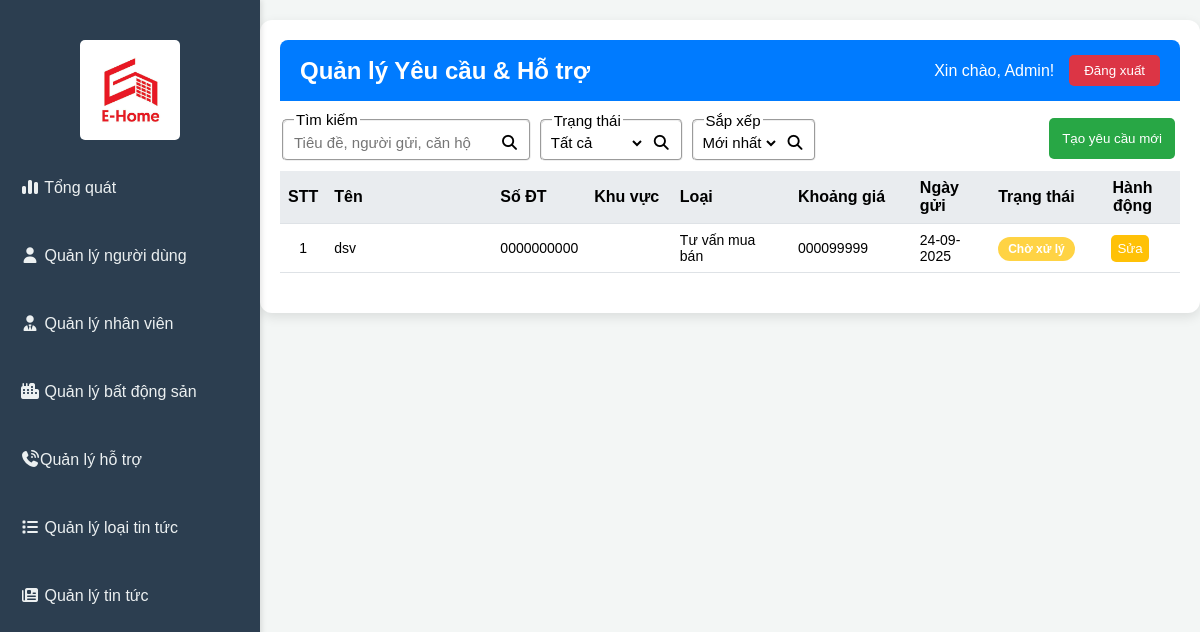
The page /admin/index.php?act=contact on the database as committed earlier.
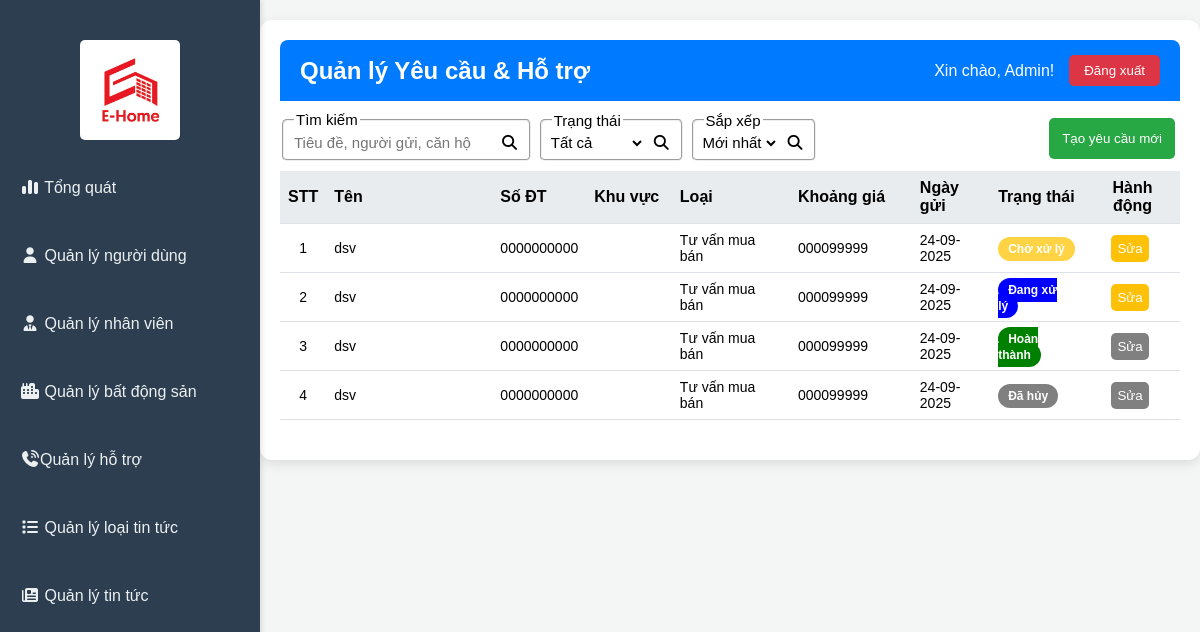
The same page on the database as committed later.
### tables this page shows
CREATE TABLE `contact_requests` (
  `id` int(11) NOT NULL,
  `userId` int(11) DEFAULT NULL,
  `brokerId` int(11) NOT NULL,
  `name` varchar(255) NOT NULL,
  `phone` varchar(20) NOT NULL,
  `message` text DEFAULT NULL,
  `location` varchar(255) NOT NULL,
  `subject` varchar(255) NOT NULL,
  `price` varchar(255) NOT NULL DEFAULT '0',
  `note` text NOT NULL,
  `status` enum('pending','inProgress','completed','canceled') DEFAULT 'pending',
  `createdAt` timestamp NOT NULL DEFAULT current_timestamp(),
  `updatedAt` timestamp NOT NULL DEFAULT current_timestamp() ON UPDATE current_timestamp()
);

### admin/controllers/contactController/index.php (called while the page is built, shortened)
<?php
$limit = 10;
$current_page = isset($_GET['page']) ? $_GET['page'] : 1;
$start = ($current_page - 1) * $limit;
if($_SESSION['status-contact'] === 'all'){
    $sql_list = "SELECT cr.*, l.name AS location_name FROM `contact_requests` cr LEFT JOIN `location` l ON `cr`.`location` = `l`.`id` WHERE `cr`.`phone` LIKE '%" . $_SESSION['search-contact'] . "%' ORDER BY `cr`.`createdAt` " . $_SESSION['sort-contact'] . " LIMIT $start, $limit";
} else if($_SESSION['status-contact'] !== "all"){
    $sql_list = "SELECT cr.*, l.name AS location_name FROM `contact_requests` cr LEFT JOIN `location` l ON `cr`.`location` = `l`.`id` WHERE `cr`.`phone` LIKE '%" . $_SESSION['search-contact'] . "%' AND `cr`.`status` = '" . $_SESSION['status-contact'] . "' ORDER BY `cr`.`createdAt` " . $_SESSION['sort-contact'] . " LIMIT $start, $limit";
}
$listContactResult = mysqli_query($conn, $sql_list);
if ($listContactResult) {
  $listContact = mysqli_fetch_all($listContactResult, MYSQLI_ASSOC);
} else {
   error('Lấy thông tin yêu cầu thất bại!', 'index.php?act=contact&page=' . $current_page);
}
include "./views/page/contact.php";
return;

### admin/index.php (called while the page is built, shortened)
<?php
    include "views/header.php";
    include "controllers/adminController.php";
    include "views/footer.php"
?>

### admin/views/page/contact.php (the view, shortened to what the changed rows need)
<div class="main-content">
    <header class="top-header">
        <h2>Quản lý Yêu cầu & Hỗ trợ</h2>
    </header>
    <div class="content-area">
        <div class="data-table">
            <table>
                <thead>
                    <tr>
                        <th style="width: 1%; text-align: center;">STT</th>
                        <th style="width: 20%">Tên</th>
                        <th style="width: 10%">Số ĐT</th>
                        <th style="width: 10%">Khu vực</th>
                        <th style="width: 14%">Loại</th>
                        <th style="width: 14%">Khoảng giá</th>
                        <th style="width: 9%">Ngày gửi</th>
                        <th style="width: 11%">Trạng thái</th>
                        <th style="width: 11%; text-align: center;">Hành động</th>
                    </tr>
                </thead>
                <tbody>
                    <?php
                    $stt = 1;
                    foreach ($listContact as $key => $value) {
                        $statusText = '';
                        $statusClass = '';
                        switch ($value["status"]) {
                            case 'pending':
                                $statusText = 'Chờ xử lý';
                                $statusClass = 'pending';
                                break;
                            case 'inProgress':
                                $statusText = 'Đang xử lý';
                                $statusClass = 'inProgress';
                                break;
                            case 'completed':
                                $statusText = 'Hoàn thành';
                                $statusClass = 'completed';
                                break;
                            case 'canceled':
                                $statusText = 'Đã hủy';
                                $statusClass = 'canceled';
                                break;
                        }
                    ?>
                        <tr data-contact-id="<?= $value["id"] ?>"
                            data-name="<?= htmlspecialchars($value["name"]) ?>"
                            data-phone="<?= $value["phone"] ?>"
                            data-email="<?= htmlspecialchars($value["email"] ?? '') ?>"
                            data-subject="<?= htmlspecialchars($value["subject"]) ?>"
                            data-description="<?= htmlspecialchars($value["description"] ?? '') ?>"
                            data-price="<?= htmlspecialchars($value["price"]) ?>"
                            data-status="<?= $value["status"] ?>"
                            data-broker-id="<?= $value["brokerId"] ?? '' ?>">
                            <td data-label="STT" style="text-align: center;"><?= $stt ?></td>
                            <td data-label="Tên"><?= $value["name"] ?></td>
                            <td data-label="Số ĐT"><?= $value["phone"] ?></td>
                            <td data-label="Khu vực"><?= $value["location_name"] ?></td>
                            <td data-label="Loại"><?= $value["subject"] ?></td>
                            <td data-label="Khoảng giá"><?= $value["price"] ?></td>
                            <td data-label="Ngày gửi"><?= date("d-m-Y", strtotime($value['createdAt'])) ?></td>
                            <td data-label="Trạng thái"><span class="status <?= $statusClass ?>"><?= $statusText ?></span></td>
                            <td data-label="Hành động" style="text-align: center;">
                                <button <?php if(($value["status"] === 'completed') || ($value["status"] === 'canceled')): ?> disabled style="cursor: not-allowed; background-color: gray;" <?php endif; ?> class="action-button edit">Sửa</button>
                            </td>
                        </tr>
                    <?php
                        $stt++;
                    } ?>
                </tbody>
            </table>
        </div>
    </div>
</div>

Rows that differ between the two databases and show on the page:
added contact_requests: name "dsv", phone "0000000000", subject "Tư vấn mua bán", price "000099999", createdAt "24-09-2025", status "Đang xử lý"
added contact_requests: name "dsv", phone "0000000000", subject "Tư vấn mua bán", price "000099999", createdAt "24-09-2025", status "Hoàn thành"
added contact_requests: name "dsv", phone "0000000000", subject "Tư vấn mua bán", price "000099999", createdAt "24-09-2025", status "Đã hủy"
